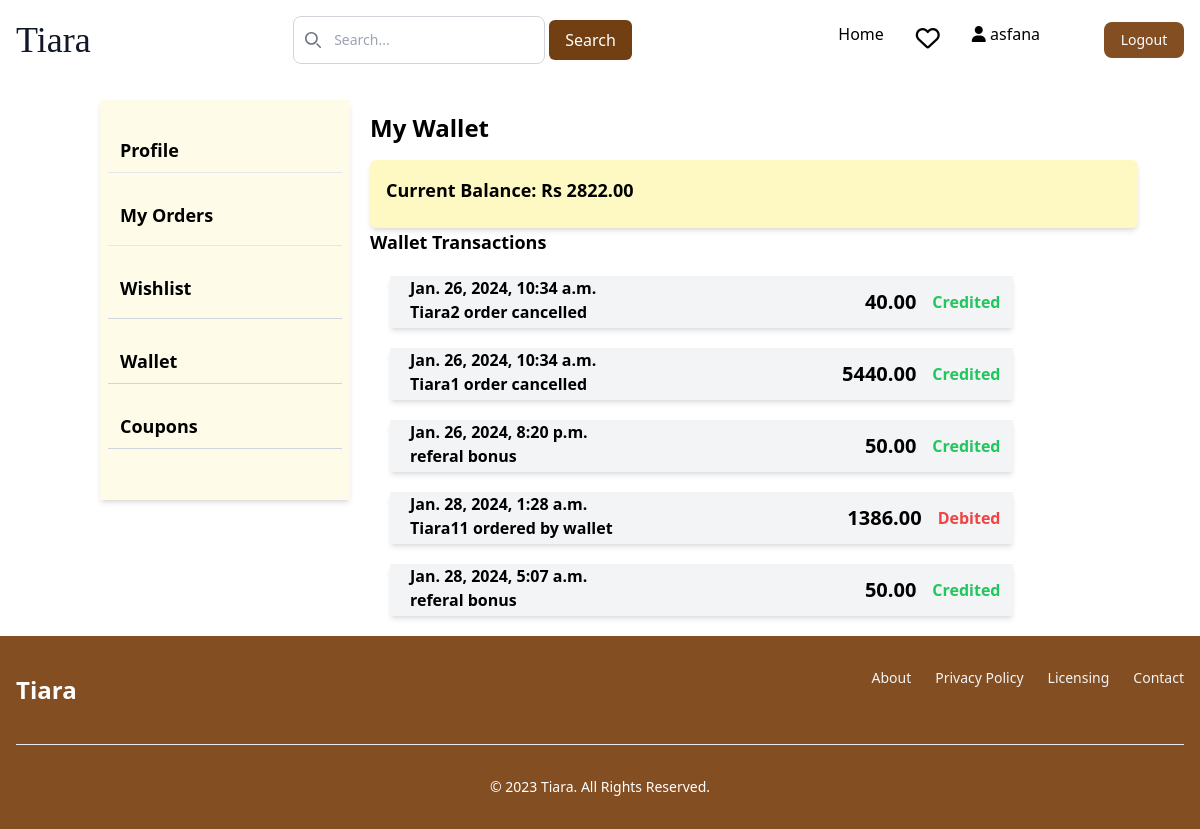
Page /userdetails/wallet/ (signed in) on the committed database.
### authentication/models.py (models this page shows, shortened)
class Custom_user(AbstractBaseUser, PermissionsMixin):
    email = models.EmailField(unique=True)
    password = models.CharField(max_length=50)
    otp = models.IntegerField(default=0000)
    otp_created_at = models.DateTimeField(auto_now=True)
    otp_expiry = models.DurationField(default=timezone.timedelta(minutes=1))
    is_active = models.BooleanField(default=True)
    is_verified = models.BooleanField(default=False)
    created_date = models.DateField(auto_now_add=True)
    name = models.CharField(max_length=50)
    date_of_birth = models.CharField(max_length=50)
    phone_Number = models.CharField(max_length=10)
    address = models.TextField()
    gender = models.CharField(max_length=10)
    is_staff = models.BooleanField(default=False)
    pro_pic = models.ImageField(upload_to="User/image/User")
    referal_code = models.CharField(max_length=12, unique=True, blank=True, null=True)
    USERNAME_FIELD = 'email'
    objects = CustomUserManager()

### userdetails/models.py (models this page shows)
class Wallet(models.Model):
    user=models.OneToOneField(Custom_user, on_delete=models.CASCADE)
    balance=models.DecimalField(default=0, max_digits=10,decimal_places=2)

class WalletTransaction(models.Model):
    user = models.ForeignKey(Custom_user, on_delete=models.CASCADE)
    amount = models.DecimalField(max_digits=10, decimal_places=2)
    transaction_type = models.CharField(max_length=20, choices=[('debit', 'Debit'), ('credit', 'Credit')])
    timestamp = models.DateTimeField(auto_now_add=True)
    transaction_details=models.CharField(max_length=20, default=None)

### userdetails/views.py (the view)
# urls.py: path('wallet/',views.wallet, name="wallet"),
def wallet(request):
    try:
        wallets = Wallet.objects.get(user=request.user)
    except Wallet.DoesNotExist:
        wallets = 0
    transactions=WalletTransaction.objects.filter(user=request.user)
    return render(request, 'user/wallet.html', {'wallets': wallets, 'transactions':transactions})

### templates/user/wallet.html (shortened to what this page needs)
  {% extends 'base.html' %}
  {% block content %}
  {% include 'profile.html' %}
  {% if wallets %}
  <div class="container mx-auto mt-8">
    <h2 class="text-2xl font-bold mb-4">My Wallet</h2>
    <div class="bg-yellow-100 p-4 rounded-md shadow-md max-w-screen-md" >
  <p class="text-lg mb-2 font-semibold">Current Balance: Rs {{wallets.balance }}</p>
  {% endif %}
</div>
  <h1 class="text-lg font-semibold">Wallet Transactions</h1>
            {% for transaction in transactions %}
            <div class="w-3/4 m-5 bg-gray-100 font-semibold shadow-md flex justify-between">
              <div>
              <p class="ml-5">{{ transaction.timestamp }}</p>
              <p class="font-semibold ml-5 ">{{order.id}} {{ transaction.transaction_details }}</p>
            </div>
            <div class="flex items-center m-3 space-x-4">
                  <p class="text-xl font-semibold ">{{ transaction.amount }}</p>
                  <br>
                  {% if transaction.transaction_type == 'debit' %}
                      <p class="text-red-500 ml-2 font-semibold">Debited</p>
                  {% else %}
                      <p class="text-green-500 ml-2 font-semibold">Credited</p>
                  {% endif %}
              </div>
          </div>
            {% endfor %}
  </div>
</div>
  {% endblock content%}

### templates/base.html (shortened to what this page needs)
{% load static %}
<!DOCTYPE html>
<head>
  <link rel="stylesheet" href="{% static 'css/styles.css' %}">
  <script src="https://cdn.tailwindcss.com"></script>
  <link href="https://cdnjs.cloudflare.com/ajax/libs/flowbite/2.2.0/flowbite.min.css" rel="stylesheet" />
  <link rel="stylesheet" href="https://cdnjs.cloudflare.com/ajax/libs/font-awesome/6.4.2/css/all.min.css">
  <link rel="stylesheet" href="https://cdnjs.cloudflare.com/ajax/libs/remixicon/3.5.0/remixicon.css"
 />
</head>
<body>
  <div style=" display: flex; flex-direction: column;">
</body>
<nav class=" bg-white ">
  <div class="max-w-screen-xl flex flex-wrap items-center justify-between mx-auto p-4">
    <a href="{% url 'home' %}" class="flex items-center space-x-3 rtl:space-x-reverse">
      <h1 class="font-serif self-center text-4xl text-gray-900 font-medium  ">Tiara</h1>
    </a>
    <div class="relative hidden md:block">
      <div class="absolute inset-y-0 start-0 flex items-center ps-3 pointer-events-none">
      </div>
      <form method="POST" action="{% url 'search' %}">
        <div class="flex">
      <input type="text" id="search" name="search"
        class="block w-full p-2 ps-10 text-sm text-gray-900 border border-gray-300 rounded-lg bg-white  "
        placeholder="Search...">
        <button class="px-4 py-2 m-1 bg-yellow-900 text-white rounded-md" type="submit">Search</button>
        </form>
      </div>
    </div>
    <div class="hidden w-full md:block md:w-auto" id="navbar-solid-bg">
      <ul
        class="flex flex-col font-medium mt-4 rounded-lg bg-gray-50 md:space-x-8 rtl:space-x-reverse md:flex-row md:mt-0 md:border-0 md:bg-transparent dark:bg-gray-800 md:dark:bg-transparent dark:border-gray-700">
        <li>
          <a href="{% url 'home' %}"
            class="block py-2 px-3 md:p-0 text-black bg-black-700 rounded md:bg-transparent md:text-black-700 md:dark:text-black-500 dark:bg-brown-600 md:dark:bg-transparent text-brown"
            aria-current="page">Home</a>
        </li>
        {% if request.user.is_authenticated %}
        <li>
          <a href="{% url 'wishlist' %}">
            <i class="fa-regular fa-heart text-2xl relative">
            </i></a>
        </li>
      <li>
        <a href="{% url 'profile' %}"><i class="fa-solid fa-user fa-3xl"></i>
        <span>{{ request.user.name }}</span></a>
      </li>
        <li>
          <button type="button"
            class="text-white bg-[#844E23] w-20  focus:ring-4 focus:outline-none  font-medium rounded-lg text-sm px-4 py-2 text-center "><a
              href="{% url 'logout' %}" onclick="return confirm('Are you sure you want to Logout?')">Logout</a>
            </button>
        </li>
        {% endif %}
      </ul>
    </div>
</nav>
<div class=""  style="height: 100%;">
  {% block content %}
  {% endblock content %}
</div>
  <footer class="bg-[#844E23] ">
    <div class="w-full max-w-screen-xl mx-auto p-4 md:py-8">
      <div class="sm:flex sm:items-center sm:justify-between">
        <span class="self-center text-2xl font-semibold whitespace-nowrap text-white">Tiara</span>
        <ul class="flex flex-wrap items-center mb-6 text-sm font-medium text-gray-100">
          <li>
            <a href="#" class="hover:underline me-4 md:me-6 ">About</a>
          </li>
          <li>
            <a href="#" class="hover:underline me-4 md:me-6 ">Privacy
              Policy</a>
          </li>
          <li>
            <a href="#" class="hover:underline me-4 md:me-6 ">Licensing</a>
          </li>
          <li>
            <a href="#" class="hover:underline ">Contact</a>
          </li>
        </ul>
      </div>
      <hr class="my-6 border-gray-200 sm:mx-auto dark:border-gray-700 lg:my-8" />
      <span class="block text-sm  sm:text-center text-white ">©
        2023 <a href="https://tiara.com/" class="hover:underline ">Tiara</a>.
        All Rights Reserved.</span>
    </div>
  </footer>
</body>

### rows in the picture
Custom_user: user.name "asfana"
Wallet: balance "2822.00"
WalletTransaction: transaction_type "Credited"
WalletTransaction: transaction_type "Credited"
WalletTransaction: transaction_type "Credited"
WalletTransaction: transaction_type "Debited"
WalletTransaction: transaction_type "Credited"
